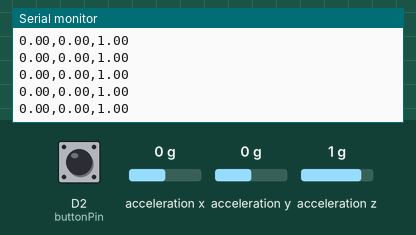
A sketch run on a simulated Arduino Nano 33 BLE. Shown: the last lines printed to the serial monitor. The test bench sets the inputs (shaded band); at power-on: acceleration x 0 g, acceleration y 0 g, acceleration z 1 g, D2 (buttonPin) HIGH.

Above: at 1.2 s.
1.3 s: acceleration x set to -1.4 g
At 2.1 s:
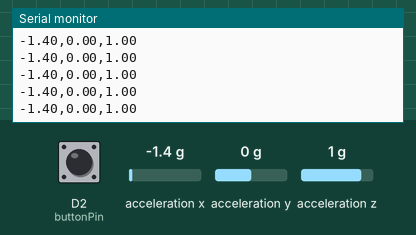
2.8 s: acceleration y set to -1.4 g
At 3.5 s:
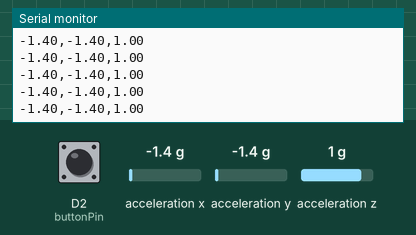
4.3 s: acceleration z set to -1.4 g
At 5.2 s:
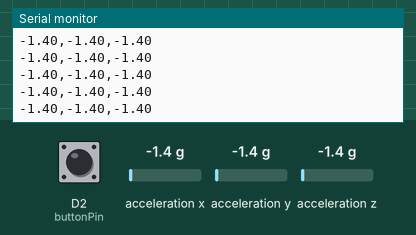

Measured:
- after the input at 1.3 s, the serial monitor: prints a new line at once (image 1)
- after the input at 2.8 s, the serial monitor: prints a new line at once (image 2)
- after the input at 4.3 s, the serial monitor: prints a new line at once (image 3)

The sketch:

sketch_nov07a.ino
```cpp
#include <Arduino_LSM9DS1.h>

const int buttonPin = 2;  // Pin del botón
const int sampleRate = 100;  // Frecuencia de muestreo en Hz

bool lastButtonState = HIGH;
unsigned long lastDebounceTime = 0;
const unsigned long debounceDelay = 50; // 50 ms para debounce
bool saveRequested = false;

void setup() {
  Serial.begin(115200);
  pinMode(buttonPin, INPUT_PULLUP);

  if (!IMU.begin()) {
    Serial.println("Error al inicializar la IMU!");
    while (1);
  }
  Serial.println("IMU inicializada.");
}

void loop() {
  // Lectura de la aceleración
  if (IMU.accelerationAvailable()) {
    float ax, ay, az;
    IMU.readAcceleration(ax, ay, az);

    Serial.print(ax);
    Serial.print(",");
    Serial.print(ay);
    Serial.print(",");
    Serial.println(az);
  }

  // Ya no leemos con el botón del arduino
  int reading = digitalRead(buttonPin);
  if (reading != lastButtonState) {
    lastDebounceTime = millis();
  }

  if ((millis() - lastDebounceTime) > debounceDelay) {
    if (reading == LOW && lastButtonState == HIGH && !saveRequested) {

      saveRequested = true;
      Serial.println("Botón presionado");
    }
    if (reading == HIGH && saveRequested) {
      saveRequested = false;
    }
  }

  lastButtonState = reading;

  // Control de la frecuencia de muestreo
  delay(1000 / sampleRate);
}
```
